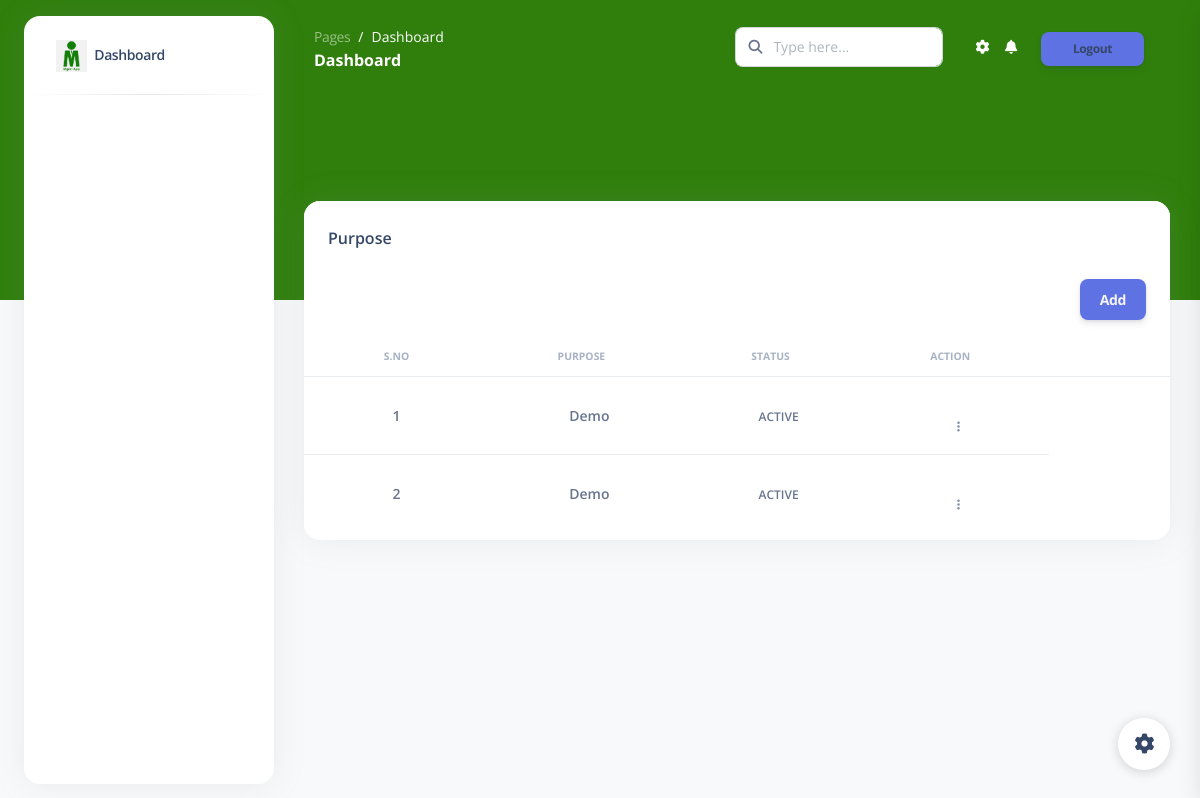
/purpose, run on an earlier commit of the app's database.
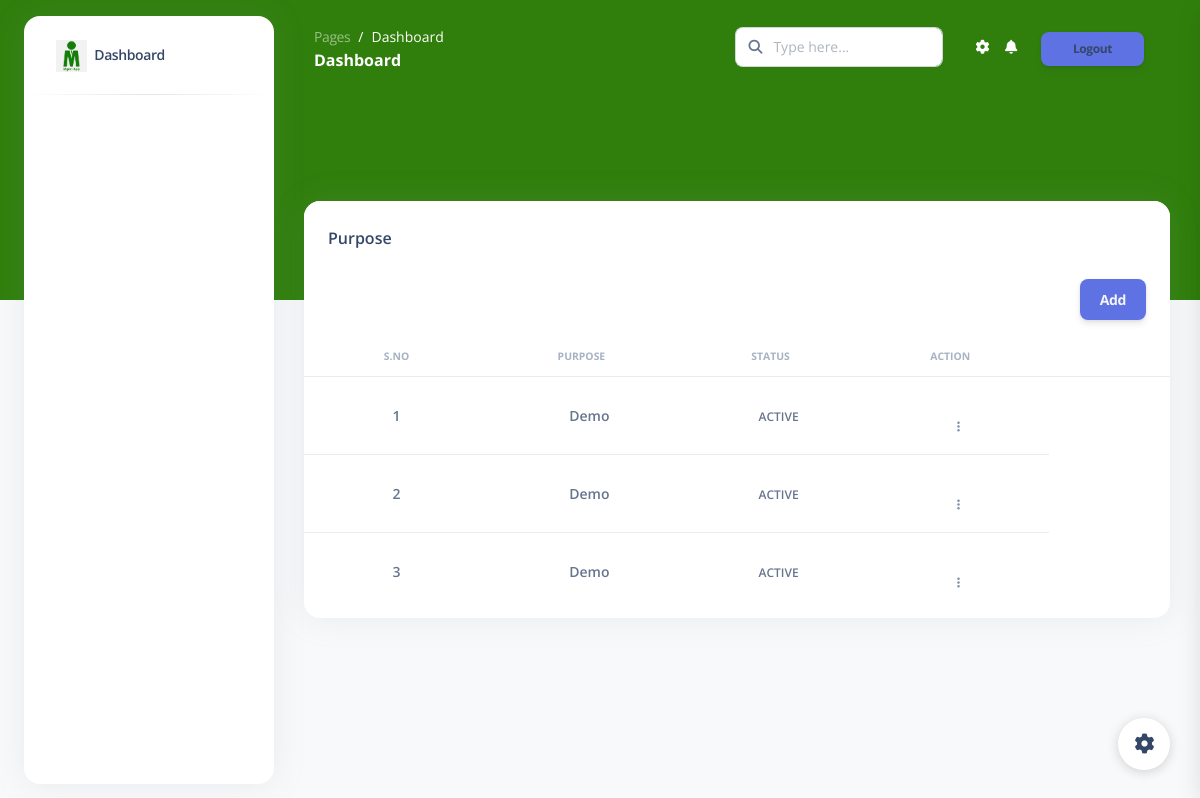
And on a later commit of the database.
### subapp/models.py (models this page shows, shortened)
class Purpose(models.Model):
    user_id=models.ForeignKey(User,on_delete=models.CASCADE, null=True)
    name=models.CharField(max_length=100,blank=True,null=True)
    status=models.CharField(max_length=100)
    created_at = models.DateTimeField(auto_now_add=True)

### subapp/views.py (the view, shortened to what this page needs)
# urls.py: path('purpose', views.PurposeView.as_view(),name='purpose_api'),
@user_passes_test(check_role_is_organisationadmin_and_localadmin)
def purpose(request):
    records = Purpose.objects.all()
    form = PurposeForm(initial={"user_id": request.user.id})
    context = {"form": form, "records": records, "purpose": "active"}
    return render(request, "mgeni/purpose.html", context)

### subapp/forms.py
class PurposeForm(forms.ModelForm):
    class Meta:
        model = Purpose
        fields = '__all__'
        widgets={
            'user_id':forms.TextInput(attrs={'hidden':'hidden'}),
        }
    def __init__(self, *args, **kwargs):
        super(PurposeForm, self).__init__(*args, **kwargs)
        for visible in self.visible_fields():
            visible.field.widget.attrs['class'] = 'form-control'

### subapp/check_user_role.py (called while the page is built)
def check_role_is_organisationadmin_and_localadmin(user):
    print(user)
    if user.is_authenticated and user.role.role_name == "OrganisationAdmin" or user.is_authenticated and user.role.role_name == "LocalAdmin":
        return True
    else:
        return redirect('/login')

### subapp/templates/mgeni/purpose.html (shortened to what this page needs)
{% extends 'base.html' %}
{% block body_block %}
{% load static %}
<br><br><br>
<div class="row" style="padding: 30px;">
    <div class="col-12">
      <div class="card mb-4">
        <div class="card-header pb-0">
          <h6>Purpose</h6>
          <button style="float: right;" type="button" class="btn btn-primary" data-bs-toggle="modal" data-bs-target="#exampleModal">
            Add
          </button>
        </div>
        <div class="card-body px-0 pt-0 pb-2">
          <div class="table-responsive p-0">
            <table class="table align-items-center justify-content-center mb-0">
              <thead>
                <tr>
                  <th class="text-uppercase text-secondary text-xxs font-weight-bolder opacity-7">S.no</th>
                  <th class="text-uppercase text-secondary text-xxs font-weight-bolder opacity-7 ps-2">Purpose</th>
                  <th class="text-uppercase text-secondary text-xxs font-weight-bolder opacity-7 ps-2">Status</th>
                  <th class="text-uppercase text-secondary text-xxs font-weight-bolder text-center opacity-7 ps-2">Action</th>
                  <th></th>
                </tr>
              </thead>
              <tbody>
                {% for data in records %}
                <tr>
                    <td>
                        <p class="text-sm font-weight-bold mb-0">{{forloop.counter}}</p>
                      </td>
                  <td>
                    <p class="text-sm font-weight-bold mb-0">{{data.name}}</p>
                  </td>
                  <td>
                    <span class="text-xs font-weight-bold">{{data.status}}</span>
                  </td>
                  <td >
                    <button class="btn btn-link text-secondary mb-0">
                      <i class="fa fa-ellipsis-v text-xs"></i>
                    </button>
                  </td>
                </tr>
                {% endfor %}
              </tbody>
            </table>
          </div>
        </div>
      </div>
    </div>
  </div>
{% endblock %}

What changed in the data, as far as the page shows it:
added Purpose: name "Demo", status "ACTIVE"
